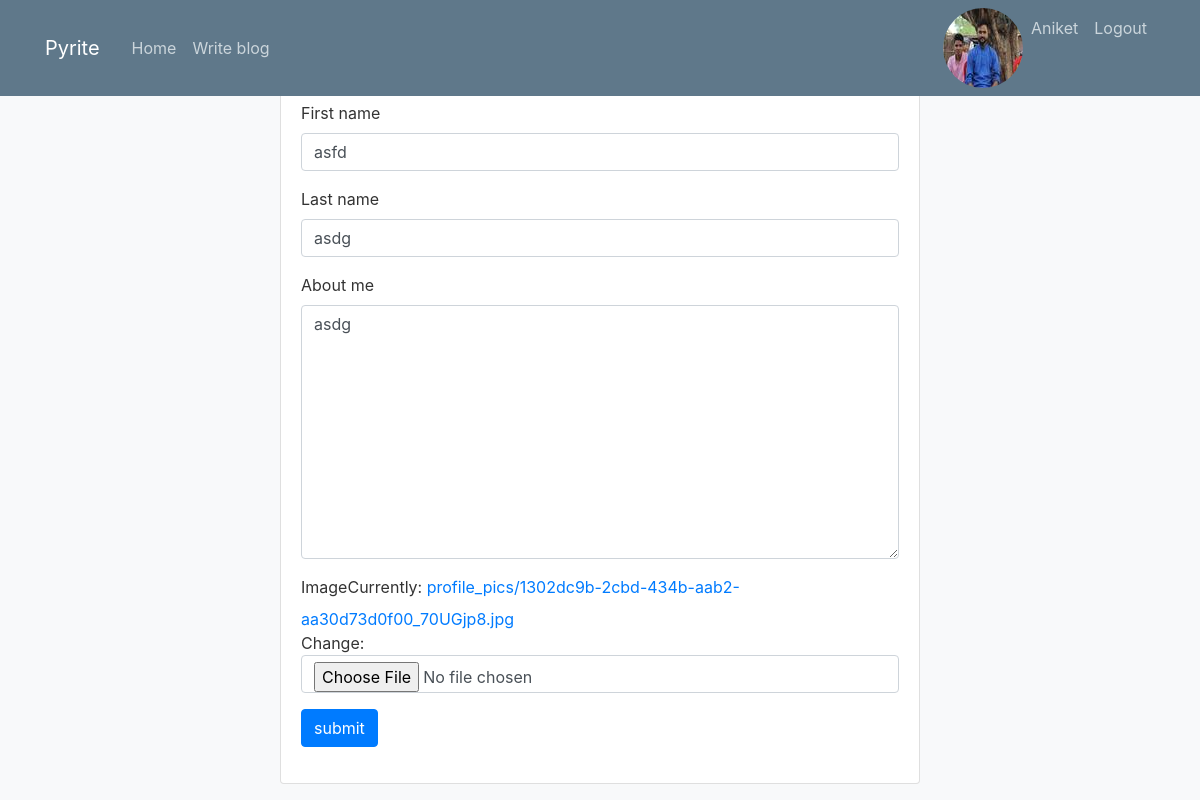
/user/edit_profile/ (signed in), run on the app's committed database.
### users/models.py (models this page shows, shortened)
class Profile(models.Model):
    user=models.ForeignKey(User,on_delete=models.CASCADE)
    first_name=models.CharField(max_length=50,null=True)
    last_name=models.CharField(max_length=50,null=True)
    email_id=models.EmailField(null=True)
    image=models.ImageField(default='profile.PNG',upload_to='profile_pics/',null=True)
    avatar=models.ImageField(default='avatar.PNG',upload_to='temp/')
    about_me=models.TextField(null=True)#image=models.ImageField(upload_to='temp')

### users/views.py (the view)
# urls.py: path('edit_profile/',views.edit_profile),
@login_required
def edit_profile(request):
    username=request.user.username
    l=Profile.objects.all()
    tid=0
    user=l[0]
    avtar=''
    for i in l:
        if i.user.username==username:
            tid=i.id
            user=i
    first_name=user.first_name
    avtar=user.avatar
    if request.method == 'POST':
        form = EditProfileForm(request.POST,request.FILES,instance=user)
        if form.is_valid():
            form.save(commit=False)
            user.first_name=form.cleaned_data['first_name']
            user.last_name=form.cleaned_data['last_name']
            user.image=form.cleaned_data['image']
            print ("------+++++++++++------",form.cleaned_data['image'])
            print (request.FILES)
            user.avatar=form.cleaned_data['image']
            user.about_me=form.cleaned_data['about_me']
            user.save()
            messages.success(request,"Profile Updated Successfully")
            return redirect('home')
        else:
            pass
    else:
        form=EditProfileForm(instance=user)
    return render(request, "users/edit_profile.html",{'form':form,'avatar':avtar})

### users/forms.py
class EditProfileForm(ModelForm):
    class Meta:
        model=Profile
        fields=['first_name','last_name','about_me','image']

### templates/users/edit_profile.html (shortened to what this page needs)
{% extends 'blog/base.html' %}
{% load bootstrap4 %}
{% block content%}
<div class="bg">
    <div class="card" style="width: 40rem;">
    <div class="card-body">
    <form class="form-horizonal" name="uploadform" enctype="multipart/form-data" method="post">
      {% bootstrap_form form %}
      {% buttons %}
      <button type="submit" class="btn btn-primary">
        submit
      </button>
    {% endbuttons %}
    </form>
  </div>
</div>
</div>
{% endblock %}

### templates/blog/base.html (shortened to what this page needs)
{% load bootstrap4 %}
{% bootstrap_css %}
<!DOCTYPE html>
<html lang="en">
<head>
  <link rel="stylesheet" href="https://cdnjs.cloudflare.com/ajax/libs/font-awesome/4.7.0/css/font-awesome.min.css">
  <link rel="stylesheet" href="https://stackpath.bootstrapcdn.com/bootstrap/4.3.1/css/bootstrap.min.css"></link>
</head>
<body class="bg-light">
<header class="site-header">
    <nav class="navbar navbar-expand-md navbar-dark bg-steel fixed-top">
      <div class="container">
        <a class="navbar-brand mr-4" href="/home">Pyrite</a>
        <div class="collapse navbar-collapse" id="navbarToggle">
          <div class="navbar-nav mr-auto">
            <a class="nav-item nav-link" href="/home">Home</a>
            <a class="nav-item nav-link" href="/addblog">Write blog</a>
          </div>
          <div class="navbar-nav">
            <img src="{{avatar.url}}" class="rounded-circle">
            <a class="nav-item nav-link" href="/user/myprofile">{{user.username}}</a>
            <a class="nav-item nav-link" href="/logout">Logout</a>
          </div>
        </div>
      </div>
    </nav>
  </header>
              {% block content %} {% endblock %}
</body>
</html>

### templates/blog/base.html (style rules this page uses)
.card { margin: 0 auto; float: none; margin-bottom: 10px; }
body { background: #fafafa; color: #333333; margin-top: 5rem; }
.bg-steel { background-color: #5f788a; }
.site-header .navbar-nav .nav-link { color: #cbd5db; }

### data on the page
Profile: first_name "asfd", last_name "asdg", about_me "asdg"

### other printed values
{{ user.username }} "Aniket"
